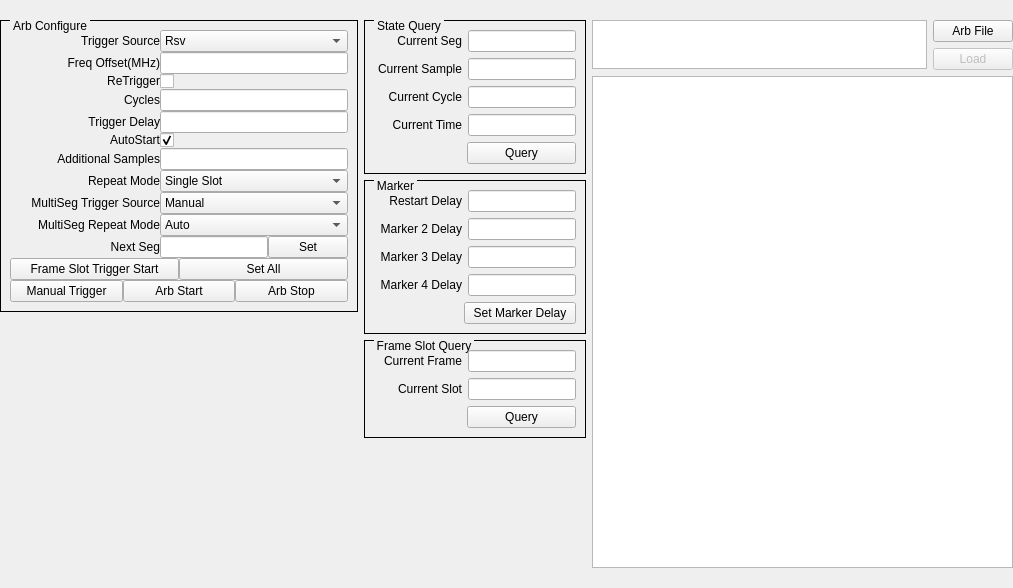
<?xml version="1.0" encoding="UTF-8"?>
<ui version="4.0">
 <class>QArbDlg</class>
 <widget class="QWidget" name="QArbDlg">
  <property name="geometry">
   <rect>
    <x>0</x>
    <y>0</y>
    <width>1013</width>
    <height>588</height>
   </rect>
  </property>
  <property name="windowTitle">
   <string>Form</string>
  </property>
  <layout class="QHBoxLayout" name="horizontalLayout_25" stretch="0,0,1">
   <property name="leftMargin">
    <number>0</number>
   </property>
   <property name="rightMargin">
    <number>0</number>
   </property>
   <item>
    <layout class="QVBoxLayout" name="verticalLayout_7">
     <property name="spacing">
      <number>0</number>
     </property>
     <property name="topMargin">
      <number>9</number>
     </property>
     <property name="bottomMargin">
      <number>9</number>
     </property>
     <item>
      <widget class="QGroupBox" name="groupBox">
       <property name="styleSheet">
        <string notr="true">QGroupBox{ border:1px solid black; margin-top:0.5ex; }
QGroupBox::title { subcontrol-origin:margin; subcontrol-position:top left; top:-1px; left:10px; margin-left: 0px; padding:0 1px; }</string>
       </property>
       <property name="title">
        <string>Arb Configure</string>
       </property>
       <layout class="QVBoxLayout" name="verticalLayout">
        <property name="spacing">
         <number>0</number>
        </property>
        <property name="leftMargin">
         <number>9</number>
        </property>
        <property name="topMargin">
         <number>9</number>
        </property>
        <property name="rightMargin">
         <number>9</number>
        </property>
        <property name="bottomMargin">
         <number>9</number>
        </property>
        <item>
         <layout class="QHBoxLayout" name="horizontalLayout">
          <item>
           <widget class="QLabel" name="label_0">
            <property name="sizePolicy">
             <sizepolicy hsizetype="Fixed" vsizetype="Fixed">
              <horstretch>0</horstretch>
              <verstretch>0</verstretch>
             </sizepolicy>
            </property>
            <property name="minimumSize">
             <size>
              <width>150</width>
              <height>0</height>
             </size>
            </property>
            <property name="text">
             <string>Trigger Source</string>
            </property>
            <property name="alignment">
             <set>Qt::AlignRight|Qt::AlignTrailing|Qt::AlignVCenter</set>
            </property>
           </widget>
          </item>
          <item>
           <widget class="QComboBox" name="comboBoxTrigSrc">
            <item>
             <property name="text">
              <string>Rsv</string>
             </property>
            </item>
            <item>
             <property name="text">
              <string>Manual</string>
             </property>
            </item>
            <item>
             <property name="text">
              <string>Rsv</string>
             </property>
            </item>
            <item>
             <property name="text">
              <string>Rsv</string>
             </property>
            </item>
            <item>
             <property name="text">
              <string>External A</string>
             </property>
            </item>
            <item>
             <property name="text">
              <string>External B</string>
             </property>
            </item>
            <item>
             <property name="text">
              <string>External C</string>
             </property>
            </item>
            <item>
             <property name="text">
              <string>External D</string>
             </property>
            </item>
           </widget>
          </item>
         </layout>
        </item>
        <item>
         <layout class="QHBoxLayout" name="horizontalLayout_2">
          <item>
           <widget class="QLabel" name="label_2">
            <property name="sizePolicy">
             <sizepolicy hsizetype="Fixed" vsizetype="Fixed">
              <horstretch>0</horstretch>
              <verstretch>0</verstretch>
             </sizepolicy>
            </property>
            <property name="minimumSize">
             <size>
              <width>150</width>
              <height>0</height>
             </size>
            </property>
            <property name="text">
             <string>Freq Offset(MHz)</string>
            </property>
            <property name="alignment">
             <set>Qt::AlignRight|Qt::AlignTrailing|Qt::AlignVCenter</set>
            </property>
           </widget>
          </item>
          <item>
           <widget class="QLineEdit" name="lineEditFreqOffset"/>
          </item>
         </layout>
        </item>
        <item>
         <layout class="QHBoxLayout" name="horizontalLayout_3">
          <item>
           <widget class="QLabel" name="label_3">
            <property name="sizePolicy">
             <sizepolicy hsizetype="Fixed" vsizetype="Fixed">
              <horstretch>0</horstretch>
              <verstretch>0</verstretch>
             </sizepolicy>
            </property>
            <property name="minimumSize">
             <size>
              <width>150</width>
              <height>0</height>
             </size>
            </property>
            <property name="text">
             <string>ReTrigger</string>
            </property>
            <property name="alignment">
             <set>Qt::AlignRight|Qt::AlignTrailing|Qt::AlignVCenter</set>
            </property>
           </widget>
          </item>
          <item>
           <widget class="QCheckBox" name="checkBoxReTrig">
            <property name="text">
             <string/>
            </property>
           </widget>
          </item>
         </layout>
        </item>
        <item>
         <layout class="QHBoxLayout" name="horizontalLayout_4">
          <item>
           <widget class="QLabel" name="label_4">
            <property name="sizePolicy">
             <sizepolicy hsizetype="Fixed" vsizetype="Fixed">
              <horstretch>0</horstretch>
              <verstretch>0</verstretch>
             </sizepolicy>
            </property>
            <property name="minimumSize">
             <size>
              <width>150</width>
              <height>0</height>
             </size>
            </property>
            <property name="text">
             <string>Cycles</string>
            </property>
            <property name="alignment">
             <set>Qt::AlignRight|Qt::AlignTrailing|Qt::AlignVCenter</set>
            </property>
           </widget>
          </item>
          <item>
           <widget class="QLineEdit" name="lineEditCycles"/>
          </item>
         </layout>
        </item>
        <item>
         <layout class="QHBoxLayout" name="horizontalLayout_5">
          <item>
           <widget class="QLabel" name="label_5">
            <property name="sizePolicy">
             <sizepolicy hsizetype="Fixed" vsizetype="Fixed">
              <horstretch>0</horstretch>
              <verstretch>0</verstretch>
             </sizepolicy>
            </property>
            <property name="minimumSize">
             <size>
              <width>150</width>
              <height>0</height>
             </size>
            </property>
            <property name="text">
             <string>Trigger Delay</string>
            </property>
            <property name="alignment">
             <set>Qt::AlignRight|Qt::AlignTrailing|Qt::AlignVCenter</set>
            </property>
           </widget>
          </item>
          <item>
           <widget class="QLineEdit" name="lineEditTrigDelay"/>
          </item>
         </layout>
        </item>
        <item>
         <layout class="QHBoxLayout" name="horizontalLayout_6">
          <item>
           <widget class="QLabel" name="label_6">
            <property name="sizePolicy">
             <sizepolicy hsizetype="Fixed" vsizetype="Fixed">
              <horstretch>0</horstretch>
              <verstretch>0</verstretch>
             </sizepolicy>
            </property>
            <property name="minimumSize">
             <size>
              <width>150</width>
              <height>0</height>
             </size>
            </property>
            <property name="text">
             <string>AutoStart</string>
            </property>
            <property name="alignment">
             <set>Qt::AlignRight|Qt::AlignTrailing|Qt::AlignVCenter</set>
            </property>
           </widget>
          </item>
          <item>
           <widget class="QCheckBox" name="checkBoxAutoStart">
            <property name="text">
             <string/>
            </property>
            <property name="checked">
             <bool>true</bool>
            </property>
           </widget>
          </item>
         </layout>
        </item>
        <item>
         <layout class="QHBoxLayout" name="horizontalLayout_7">
          <item>
           <widget class="QLabel" name="label_7">
            <property name="sizePolicy">
             <sizepolicy hsizetype="Fixed" vsizetype="Fixed">
              <horstretch>0</horstretch>
              <verstretch>0</verstretch>
             </sizepolicy>
            </property>
            <property name="minimumSize">
             <size>
              <width>150</width>
              <height>0</height>
             </size>
            </property>
            <property name="text">
             <string>Additional Samples</string>
            </property>
            <property name="alignment">
             <set>Qt::AlignRight|Qt::AlignTrailing|Qt::AlignVCenter</set>
            </property>
           </widget>
          </item>
          <item>
           <widget class="QLineEdit" name="lineEditAddSamplse"/>
          </item>
         </layout>
        </item>
        <item>
         <layout class="QHBoxLayout" name="horizontalLayout_8">
          <item>
           <widget class="QLabel" name="label_8">
            <property name="sizePolicy">
             <sizepolicy hsizetype="Fixed" vsizetype="Fixed">
              <horstretch>0</horstretch>
              <verstretch>0</verstretch>
             </sizepolicy>
            </property>
            <property name="minimumSize">
             <size>
              <width>150</width>
              <height>0</height>
             </size>
            </property>
            <property name="text">
             <string>Repeat Mode</string>
            </property>
            <property name="alignment">
             <set>Qt::AlignRight|Qt::AlignTrailing|Qt::AlignVCenter</set>
            </property>
           </widget>
          </item>
          <item>
           <widget class="QComboBox" name="comboBoxRepMode">
            <item>
             <property name="text">
              <string>Single Slot</string>
             </property>
            </item>
            <item>
             <property name="text">
              <string>Continuous</string>
             </property>
            </item>
           </widget>
          </item>
         </layout>
        </item>
        <item>
         <layout class="QHBoxLayout" name="horizontalLayout_9">
          <item>
           <widget class="QLabel" name="label_9">
            <property name="sizePolicy">
             <sizepolicy hsizetype="Fixed" vsizetype="Fixed">
              <horstretch>0</horstretch>
              <verstretch>0</verstretch>
             </sizepolicy>
            </property>
            <property name="minimumSize">
             <size>
              <width>150</width>
              <height>0</height>
             </size>
            </property>
            <property name="text">
             <string>MultiSeg Trigger Source</string>
            </property>
            <property name="alignment">
             <set>Qt::AlignRight|Qt::AlignTrailing|Qt::AlignVCenter</set>
            </property>
           </widget>
          </item>
          <item>
           <widget class="QComboBox" name="comboBoxMSTS">
            <item>
             <property name="text">
              <string>Manual</string>
             </property>
            </item>
           </widget>
          </item>
         </layout>
        </item>
        <item>
         <layout class="QHBoxLayout" name="horizontalLayout_10">
          <item>
           <widget class="QLabel" name="label_10">
            <property name="sizePolicy">
             <sizepolicy hsizetype="Fixed" vsizetype="Fixed">
              <horstretch>0</horstretch>
              <verstretch>0</verstretch>
             </sizepolicy>
            </property>
            <property name="minimumSize">
             <size>
              <width>150</width>
              <height>0</height>
             </size>
            </property>
            <property name="text">
             <string>MultiSeg Repeat Mode</string>
            </property>
            <property name="alignment">
             <set>Qt::AlignRight|Qt::AlignTrailing|Qt::AlignVCenter</set>
            </property>
           </widget>
          </item>
          <item>
           <widget class="QComboBox" name="comboBoxMSRM">
            <item>
             <property name="text">
              <string>Auto</string>
             </property>
            </item>
            <item>
             <property name="text">
              <string>Continuous</string>
             </property>
            </item>
            <item>
             <property name="text">
              <string>Continuous Seamless</string>
             </property>
            </item>
           </widget>
          </item>
         </layout>
        </item>
        <item>
         <layout class="QHBoxLayout" name="horizontalLayout_24">
          <item>
           <widget class="QLabel" name="label_11">
            <property name="sizePolicy">
             <sizepolicy hsizetype="Fixed" vsizetype="Fixed">
              <horstretch>0</horstretch>
              <verstretch>0</verstretch>
             </sizepolicy>
            </property>
            <property name="minimumSize">
             <size>
              <width>150</width>
              <height>0</height>
             </size>
            </property>
            <property name="text">
             <string>Next Seg</string>
            </property>
            <property name="alignment">
             <set>Qt::AlignRight|Qt::AlignTrailing|Qt::AlignVCenter</set>
            </property>
           </widget>
          </item>
          <item>
           <widget class="QLineEdit" name="lineEditNextSeg"/>
          </item>
          <item>
           <widget class="QPushButton" name="pushButtonSetNextSeg">
            <property name="text">
             <string>Set</string>
            </property>
           </widget>
          </item>
         </layout>
        </item>
        <item>
         <widget class="QFrameSlotTrigWidget" name="widgetFrameSlotTrig" native="true">
          <property name="sizePolicy">
           <sizepolicy hsizetype="Expanding" vsizetype="Fixed">
            <horstretch>0</horstretch>
            <verstretch>0</verstretch>
           </sizepolicy>
          </property>
          <property name="minimumSize">
           <size>
            <width>0</width>
            <height>0</height>
           </size>
          </property>
         </widget>
        </item>
        <item>
         <layout class="QHBoxLayout" name="horizontalLayout_11">
          <item>
           <widget class="QPushButton" name="pushButtonFrameSlotTrigStart">
            <property name="text">
             <string>Frame Slot Trigger Start</string>
            </property>
           </widget>
          </item>
          <item>
           <widget class="QPushButton" name="pushButtonSetAll">
            <property name="text">
             <string>Set All</string>
            </property>
           </widget>
          </item>
         </layout>
        </item>
        <item>
         <layout class="QHBoxLayout" name="horizontalLayout_12">
          <item>
           <widget class="QPushButton" name="pushButtonManualTrig">
            <property name="text">
             <string>Manual Trigger</string>
            </property>
           </widget>
          </item>
          <item>
           <widget class="QPushButton" name="pushButtonArbStart">
            <property name="text">
             <string>Arb Start</string>
            </property>
           </widget>
          </item>
          <item>
           <widget class="QPushButton" name="pushButtonArbStop">
            <property name="text">
             <string>Arb Stop</string>
            </property>
           </widget>
          </item>
         </layout>
        </item>
       </layout>
      </widget>
     </item>
     <item>
      <spacer name="verticalSpacer_0">
       <property name="orientation">
        <enum>Qt::Vertical</enum>
       </property>
       <property name="sizeHint" stdset="0">
        <size>
         <width>20</width>
         <height>40</height>
        </size>
       </property>
      </spacer>
     </item>
    </layout>
   </item>
   <item>
    <layout class="QVBoxLayout" name="verticalLayout_4">
     <property name="topMargin">
      <number>9</number>
     </property>
     <property name="bottomMargin">
      <number>9</number>
     </property>
     <item>
      <widget class="QGroupBox" name="groupBox_2">
       <property name="styleSheet">
        <string notr="true">QGroupBox{ border:1px solid black; margin-top:0.5ex; }
QGroupBox::title { subcontrol-origin:margin; subcontrol-position:top left; top:-1px; left:10px; margin-left: 0px; padding:0 1px; }</string>
       </property>
       <property name="title">
        <string>State Query</string>
       </property>
       <layout class="QVBoxLayout" name="verticalLayout_2">
        <item>
         <layout class="QHBoxLayout" name="horizontalLayout_13">
          <item>
           <widget class="QLabel" name="label_12">
            <property name="sizePolicy">
             <sizepolicy hsizetype="Fixed" vsizetype="Fixed">
              <horstretch>0</horstretch>
              <verstretch>0</verstretch>
             </sizepolicy>
            </property>
            <property name="minimumSize">
             <size>
              <width>88</width>
              <height>0</height>
             </size>
            </property>
            <property name="text">
             <string>Current Seg</string>
            </property>
            <property name="alignment">
             <set>Qt::AlignRight|Qt::AlignTrailing|Qt::AlignVCenter</set>
            </property>
           </widget>
          </item>
          <item>
           <widget class="QLineEdit" name="lineEditCurSeg">
            <property name="readOnly">
             <bool>true</bool>
            </property>
           </widget>
          </item>
         </layout>
        </item>
        <item>
         <layout class="QHBoxLayout" name="horizontalLayout_14">
          <item>
           <widget class="QLabel" name="label_13">
            <property name="sizePolicy">
             <sizepolicy hsizetype="Fixed" vsizetype="Fixed">
              <horstretch>0</horstretch>
              <verstretch>0</verstretch>
             </sizepolicy>
            </property>
            <property name="minimumSize">
             <size>
              <width>88</width>
              <height>0</height>
             </size>
            </property>
            <property name="text">
             <string>Current Sample</string>
            </property>
            <property name="alignment">
             <set>Qt::AlignRight|Qt::AlignTrailing|Qt::AlignVCenter</set>
            </property>
           </widget>
          </item>
          <item>
           <widget class="QLineEdit" name="lineEditCurSample">
            <property name="readOnly">
             <bool>true</bool>
            </property>
           </widget>
          </item>
         </layout>
        </item>
        <item>
         <layout class="QHBoxLayout" name="horizontalLayout_15">
          <item>
           <widget class="QLabel" name="label_14">
            <property name="sizePolicy">
             <sizepolicy hsizetype="Fixed" vsizetype="Fixed">
              <horstretch>0</horstretch>
              <verstretch>0</verstretch>
             </sizepolicy>
            </property>
            <property name="minimumSize">
             <size>
              <width>88</width>
              <height>0</height>
             </size>
            </property>
            <property name="text">
             <string>Current Cycle</string>
            </property>
            <property name="alignment">
             <set>Qt::AlignRight|Qt::AlignTrailing|Qt::AlignVCenter</set>
            </property>
           </widget>
          </item>
          <item>
           <widget class="QLineEdit" name="lineEditCurCycle">
            <property name="readOnly">
             <bool>true</bool>
            </property>
           </widget>
          </item>
         </layout>
        </item>
        <item>
         <layout class="QHBoxLayout" name="horizontalLayout_16">
          <item>
           <widget class="QLabel" name="label_15">
            <property name="sizePolicy">
             <sizepolicy hsizetype="Fixed" vsizetype="Fixed">
              <horstretch>0</horstretch>
              <verstretch>0</verstretch>
             </sizepolicy>
            </property>
            <property name="minimumSize">
             <size>
              <width>88</width>
              <height>0</height>
             </size>
            </property>
            <property name="text">
             <string>Current Time</string>
            </property>
            <property name="alignment">
             <set>Qt::AlignRight|Qt::AlignTrailing|Qt::AlignVCenter</set>
            </property>
           </widget>
          </item>
          <item>
           <widget class="QLineEdit" name="lineEditCurTime">
            <property name="readOnly">
             <bool>true</bool>
            </property>
           </widget>
          </item>
         </layout>
        </item>
        <item>
         <layout class="QHBoxLayout" name="horizontalLayout_17">
          <item>
           <spacer name="horizontalSpacer_0">
            <property name="orientation">
             <enum>Qt::Horizontal</enum>
            </property>
            <property name="sizeType">
             <enum>QSizePolicy::Fixed</enum>
            </property>
            <property name="sizeHint" stdset="0">
             <size>
              <width>93</width>
              <height>20</height>
             </size>
            </property>
           </spacer>
          </item>
          <item>
           <widget class="QPushButton" name="pushButtonQueryState">
            <property name="text">
             <string>Query</string>
            </property>
           </widget>
          </item>
         </layout>
        </item>
       </layout>
      </widget>
     </item>
     <item>
      <widget class="QGroupBox" name="groupBox_3">
       <property name="styleSheet">
        <string notr="true">QGroupBox{ border:1px solid black; margin-top:0.5ex; }
QGroupBox::title { subcontrol-origin:margin; subcontrol-position:top left; top:-1px; left:10px; margin-left: 0px; padding:0 1px; }</string>
       </property>
       <property name="title">
        <string>Marker</string>
       </property>
       <layout class="QVBoxLayout" name="verticalLayout_3">
        <item>
         <layout class="QHBoxLayout" name="horizontalLayout_18">
          <item>
           <widget class="QLabel" name="label_16">
            <property name="sizePolicy">
             <sizepolicy hsizetype="Fixed" vsizetype="Fixed">
              <horstretch>0</horstretch>
              <verstretch>0</verstretch>
             </sizepolicy>
            </property>
            <property name="minimumSize">
             <size>
              <width>88</width>
              <height>0</height>
             </size>
            </property>
            <property name="text">
             <string>Restart Delay</string>
            </property>
            <property name="alignment">
             <set>Qt::AlignRight|Qt::AlignTrailing|Qt::AlignVCenter</set>
            </property>
           </widget>
          </item>
          <item>
           <widget class="QLineEdit" name="lineEditRestartDelay"/>
          </item>
         </layout>
        </item>
        <item>
         <layout class="QHBoxLayout" name="horizontalLayout_19">
          <item>
           <widget class="QLabel" name="label_17">
            <property name="sizePolicy">
             <sizepolicy hsizetype="Fixed" vsizetype="Fixed">
              <horstretch>0</horstretch>
              <verstretch>0</verstretch>
             </sizepolicy>
            </property>
            <property name="minimumSize">
             <size>
              <width>88</width>
              <height>0</height>
             </size>
            </property>
            <property name="text">
             <string>Marker 2 Delay</string>
            </property>
            <property name="alignment">
             <set>Qt::AlignRight|Qt::AlignTrailing|Qt::AlignVCenter</set>
            </property>
           </widget>
          </item>
          <item>
           <widget class="QLineEdit" name="lineEditMarker2Delay"/>
          </item>
         </layout>
        </item>
        <item>
         <layout class="QHBoxLayout" name="horizontalLayout_20">
          <item>
           <widget class="QLabel" name="label_18">
            <property name="sizePolicy">
             <sizepolicy hsizetype="Fixed" vsizetype="Fixed">
              <horstretch>0</horstretch>
              <verstretch>0</verstretch>
             </sizepolicy>
            </property>
            <property name="minimumSize">
             <size>
              <width>88</width>
              <height>0</height>
             </size>
            </property>
            <property name="text">
             <string>Marker 3 Delay</string>
            </property>
            <property name="alignment">
             <set>Qt::AlignRight|Qt::AlignTrailing|Qt::AlignVCenter</set>
            </property>
           </widget>
          </item>
          <item>
           <widget class="QLineEdit" name="lineEditMarker3Delay"/>
          </item>
         </layout>
        </item>
        <item>
         <layout class="QHBoxLayout" name="horizontalLayout_21">
          <item>
           <widget class="QLabel" name="label_19">
            <property name="sizePolicy">
             <sizepolicy hsizetype="Fixed" vsizetype="Fixed">
              <horstretch>0</horstretch>
              <verstretch>0</verstretch>
             </sizepolicy>
            </property>
            <property name="minimumSize">
             <size>
              <width>88</width>
              <height>0</height>
             </size>
            </property>
            <property name="text">
             <string>Marker 4 Delay</string>
            </property>
            <property name="alignment">
             <set>Qt::AlignRight|Qt::AlignTrailing|Qt::AlignVCenter</set>
            </property>
           </widget>
          </item>
          <item>
           <widget class="QLineEdit" name="lineEditMarker4Delay"/>
          </item>
         </layout>
        </item>
        <item>
         <layout class="QHBoxLayout" name="horizontalLayout_22">
          <item>
           <spacer name="horizontalSpacer_2">
            <property name="orientation">
             <enum>Qt::Horizontal</enum>
            </property>
            <property name="sizeType">
             <enum>QSizePolicy::Fixed</enum>
            </property>
            <property name="sizeHint" stdset="0">
             <size>
              <width>90</width>
              <height>17</height>
             </size>
            </property>
           </spacer>
          </item>
          <item>
           <widget class="QPushButton" name="pushButtonSetMarkerDelay">
            <property name="text">
             <string>Set Marker Delay</string>
            </property>
           </widget>
          </item>
         </layout>
        </item>
       </layout>
      </widget>
     </item>
     <item>
      <widget class="QGroupBox" name="groupBox_4">
       <property name="styleSheet">
        <string notr="true">QGroupBox{ border:1px solid black; margin-top:0.5ex; }
QGroupBox::title { subcontrol-origin:margin; subcontrol-position:top left; top:-1px; left:10px; margin-left: 0px; padding:0 1px; }</string>
       </property>
       <property name="title">
        <string>Frame Slot Query</string>
       </property>
       <layout class="QVBoxLayout" name="verticalLayout_9">
        <item>
         <layout class="QHBoxLayout" name="horizontalLayout_38">
          <item>
           <widget class="QLabel" name="label_20">
            <property name="sizePolicy">
             <sizepolicy hsizetype="Fixed" vsizetype="Fixed">
              <horstretch>0</horstretch>
              <verstretch>0</verstretch>
             </sizepolicy>
            </property>
            <property name="minimumSize">
             <size>
              <width>88</width>
              <height>0</height>
             </size>
            </property>
            <property name="text">
             <string>Current Frame</string>
            </property>
            <property name="alignment">
             <set>Qt::AlignRight|Qt::AlignTrailing|Qt::AlignVCenter</set>
            </property>
           </widget>
          </item>
          <item>
           <widget class="QLineEdit" name="lineEditCurFrame">
            <property name="readOnly">
             <bool>true</bool>
            </property>
           </widget>
          </item>
         </layout>
        </item>
        <item>
         <layout class="QHBoxLayout" name="horizontalLayout_39">
          <item>
           <widget class="QLabel" name="label_21">
            <property name="sizePolicy">
             <sizepolicy hsizetype="Fixed" vsizetype="Fixed">
              <horstretch>0</horstretch>
              <verstretch>0</verstretch>
             </sizepolicy>
            </property>
            <property name="minimumSize">
             <size>
              <width>88</width>
              <height>0</height>
             </size>
            </property>
            <property name="text">
             <string>Current Slot</string>
            </property>
            <property name="alignment">
             <set>Qt::AlignRight|Qt::AlignTrailing|Qt::AlignVCenter</set>
            </property>
           </widget>
          </item>
          <item>
           <widget class="QLineEdit" name="lineEditCurSlot">
            <property name="readOnly">
             <bool>true</bool>
            </property>
           </widget>
          </item>
         </layout>
        </item>
        <item>
         <layout class="QHBoxLayout" name="horizontalLayout_42">
          <item>
           <spacer name="horizontalSpacer_3">
            <property name="orientation">
             <enum>Qt::Horizontal</enum>
            </property>
            <property name="sizeType">
             <enum>QSizePolicy::Fixed</enum>
            </property>
            <property name="sizeHint" stdset="0">
             <size>
              <width>93</width>
              <height>20</height>
             </size>
            </property>
           </spacer>
          </item>
          <item>
           <widget class="QPushButton" name="pushButtonQueryFrameSlot">
            <property name="text">
             <string>Query</string>
            </property>
           </widget>
          </item>
         </layout>
        </item>
       </layout>
      </widget>
     </item>
     <item>
      <spacer name="verticalSpacer_1">
       <property name="orientation">
        <enum>Qt::Vertical</enum>
       </property>
       <property name="sizeHint" stdset="0">
        <size>
         <width>20</width>
         <height>40</height>
        </size>
       </property>
      </spacer>
     </item>
    </layout>
   </item>
   <item>
    <layout class="QVBoxLayout" name="verticalLayout_6" stretch="0,1">
     <property name="topMargin">
      <number>9</number>
     </property>
     <property name="bottomMargin">
      <number>9</number>
     </property>
     <item>
      <layout class="QHBoxLayout" name="horizontalLayout_23">
       <item>
        <widget class="QTextEdit" name="textEditArbFilePath">
         <property name="sizePolicy">
          <sizepolicy hsizetype="Expanding" vsizetype="Fixed">
           <horstretch>0</horstretch>
           <verstretch>0</verstretch>
          </sizepolicy>
         </property>
         <property name="minimumSize">
          <size>
           <width>0</width>
           <height>0</height>
          </size>
         </property>
         <property name="maximumSize">
          <size>
           <width>16777215</width>
           <height>49</height>
          </size>
         </property>
         <property name="readOnly">
          <bool>true</bool>
         </property>
        </widget>
       </item>
       <item>
        <layout class="QVBoxLayout" name="verticalLayout_5">
         <item>
          <widget class="QPushButton" name="pushButtonSelArbFile">
           <property name="text">
            <string>Arb File</string>
           </property>
          </widget>
         </item>
         <item>
          <widget class="QPushButton" name="pushButtonLoad">
           <property name="enabled">
            <bool>false</bool>
           </property>
           <property name="text">
            <string>Load</string>
           </property>
          </widget>
         </item>
        </layout>
       </item>
      </layout>
     </item>
     <item>
      <widget class="QTextEdit" name="textEditArbFileInfo">
       <property name="readOnly">
        <bool>true</bool>
       </property>
      </widget>
     </item>
    </layout>
   </item>
  </layout>
 </widget>
 <customwidgets>
  <customwidget>
   <class>QFrameSlotTrigWidget</class>
   <extends>QWidget</extends>
   <header>q_frame_slot_trig_widget.h</header>
   <container>1</container>
  </customwidget>
 </customwidgets>
 <resources/>
 <connections/>
</ui>
